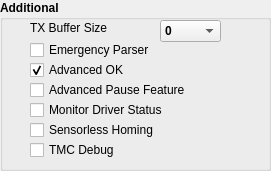
    <widget class="QGroupBox" name="groupBox_17">
     <property name="geometry">
      <rect>
       <x>10</x>
       <y>450</y>
       <width>271</width>
       <height>171</height>
      </rect>
     </property>
     <property name="font">
      <font>
       <pointsize>9</pointsize>
       <weight>75</weight>
       <bold>true</bold>
      </font>
     </property>
     <property name="title">
      <string>Additional</string>
     </property>
     <widget class="QComboBox" name="TXBufferSize">
      <property name="geometry">
       <rect>
        <x>160</x>
        <y>20</y>
        <width>61</width>
        <height>22</height>
       </rect>
      </property>
      <property name="toolTip">
       <string>&lt;html&gt;&lt;head/&gt;&lt;body&gt;&lt;p&gt;&lt;span style=&quot; font-size:9pt;&quot;&gt;Transmission to Host Buffer Size&lt;/span&gt;&lt;/p&gt;&lt;p&gt;&lt;span style=&quot; font-size:9pt;&quot;&gt;To save 386 bytes of flash (and TX_BUFFER_SIZE+3 bytes of RAM) set to 0.&lt;/span&gt;&lt;/p&gt;&lt;p&gt;&lt;span style=&quot; font-size:9pt;&quot;&gt;To buffer a simple &amp;quot;ok&amp;quot; you need 4 bytes.&lt;/span&gt;&lt;/p&gt;&lt;p&gt;&lt;span style=&quot; font-size:9pt;&quot;&gt;For ADVANCED_OK (M105) you need 32 bytes.&lt;/span&gt;&lt;/p&gt;&lt;p&gt;&lt;span style=&quot; font-size:9pt;&quot;&gt;For debug-echo: 128 bytes for the optimal speed.&lt;/span&gt;&lt;/p&gt;&lt;p&gt;&lt;span style=&quot; font-size:9pt;&quot;&gt;Other output doesn't need to be that speedy.&lt;/span&gt;&lt;/p&gt;&lt;/body&gt;&lt;/html&gt;</string>
      </property>
      <item>
       <property name="text">
        <string>0</string>
       </property>
      </item>
      <item>
       <property name="text">
        <string>2</string>
       </property>
      </item>
      <item>
       <property name="text">
        <string>4</string>
       </property>
      </item>
      <item>
       <property name="text">
        <string>8</string>
       </property>
      </item>
      <item>
       <property name="text">
        <string>16</string>
       </property>
      </item>
      <item>
       <property name="text">
        <string>32</string>
       </property>
      </item>
      <item>
       <property name="text">
        <string>64</string>
       </property>
      </item>
      <item>
       <property name="text">
        <string>128</string>
       </property>
      </item>
     </widget>
     <widget class="QLabel" name="label_64">
      <property name="geometry">
       <rect>
        <x>30</x>
        <y>20</y>
        <width>131</width>
        <height>16</height>
       </rect>
      </property>
      <property name="font">
       <font>
        <pointsize>9</pointsize>
        <weight>50</weight>
        <bold>false</bold>
       </font>
      </property>
      <property name="text">
       <string>TX Buffer Size</string>
      </property>
     </widget>
     <widget class="QCheckBox" name="EmeParser">
      <property name="geometry">
       <rect>
        <x>30</x>
        <y>40</y>
        <width>211</width>
        <height>20</height>
       </rect>
      </property>
      <property name="font">
       <font>
        <pointsize>9</pointsize>
        <weight>50</weight>
        <bold>false</bold>
       </font>
      </property>
      <property name="toolTip">
       <string/>
      </property>
      <property name="text">
       <string>Emergency Parser</string>
      </property>
     </widget>
     <widget class="QCheckBox" name="AdvancedOK">
      <property name="geometry">
       <rect>
        <x>30</x>
        <y>60</y>
        <width>211</width>
        <height>20</height>
       </rect>
      </property>
      <property name="font">
       <font>
        <pointsize>9</pointsize>
        <weight>50</weight>
        <bold>false</bold>
       </font>
      </property>
      <property name="toolTip">
       <string/>
      </property>
      <property name="text">
       <string>Advanced OK</string>
      </property>
      <property name="checked">
       <bool>true</bool>
      </property>
     </widget>
     <widget class="QCheckBox" name="AdvPause">
      <property name="geometry">
       <rect>
        <x>30</x>
        <y>80</y>
        <width>211</width>
        <height>20</height>
       </rect>
      </property>
      <property name="font">
       <font>
        <pointsize>9</pointsize>
        <weight>50</weight>
        <bold>false</bold>
       </font>
      </property>
      <property name="toolTip">
       <string/>
      </property>
      <property name="text">
       <string>Advanced Pause Feature</string>
      </property>
     </widget>
     <widget class="QCheckBox" name="MoDriverStatus">
      <property name="geometry">
       <rect>
        <x>30</x>
        <y>100</y>
        <width>211</width>
        <height>20</height>
       </rect>
      </property>
      <property name="font">
       <font>
        <pointsize>9</pointsize>
        <weight>50</weight>
        <bold>false</bold>
       </font>
      </property>
      <property name="toolTip">
       <string/>
      </property>
      <property name="text">
       <string>Monitor Driver Status</string>
      </property>
     </widget>
     <widget class="QCheckBox" name="SenLessHome">
      <property name="geometry">
       <rect>
        <x>30</x>
        <y>120</y>
        <width>211</width>
        <height>20</height>
       </rect>
      </property>
      <property name="font">
       <font>
        <pointsize>9</pointsize>
        <weight>50</weight>
        <bold>false</bold>
       </font>
      </property>
      <property name="toolTip">
       <string>&lt;html&gt;&lt;head/&gt;&lt;body&gt;&lt;p&gt;&lt;span style=&quot; font-size:9pt;&quot;&gt;TMC2130, &lt;/span&gt;&lt;/p&gt;&lt;p&gt;&lt;span style=&quot; font-size:9pt;&quot;&gt;TMC2160,&lt;/span&gt;&lt;/p&gt;&lt;p&gt;&lt;span style=&quot; font-size:9pt;&quot;&gt; TMC2209, &lt;/span&gt;&lt;/p&gt;&lt;p&gt;&lt;span style=&quot; font-size:9pt;&quot;&gt;TMC2660, &lt;/span&gt;&lt;/p&gt;&lt;p&gt;&lt;span style=&quot; font-size:9pt;&quot;&gt;TMC5130, &lt;/span&gt;&lt;/p&gt;&lt;p&gt;&lt;span style=&quot; font-size:9pt;&quot;&gt;and TMC5160 only&lt;/span&gt;&lt;/p&gt;&lt;/body&gt;&lt;/html&gt;</string>
      </property>
      <property name="text">
       <string>Sensorless Homing</string>
      </property>
     </widget>
     <widget class="QCheckBox" name="TMCDebug">
      <property name="geometry">
       <rect>
        <x>30</x>
        <y>140</y>
        <width>211</width>
        <height>20</height>
       </rect>
      </property>
      <property name="font">
       <font>
        <pointsize>9</pointsize>
        <weight>50</weight>
        <bold>false</bold>
       </font>
      </property>
      <property name="toolTip">
       <string/>
      </property>
      <property name="text">
       <string>TMC Debug</string>
      </property>
     </widget>
    </widget>
